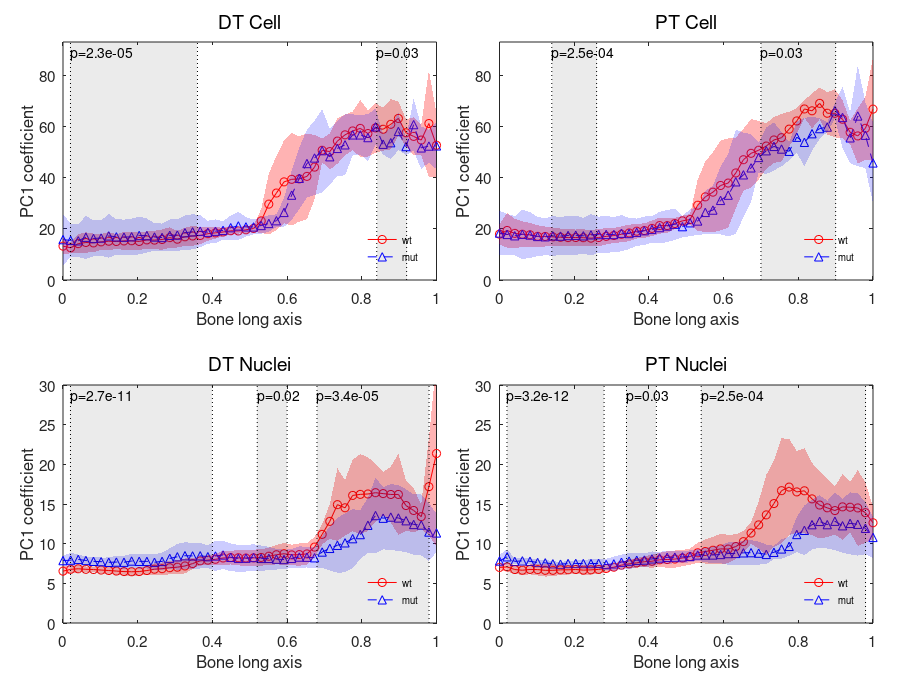
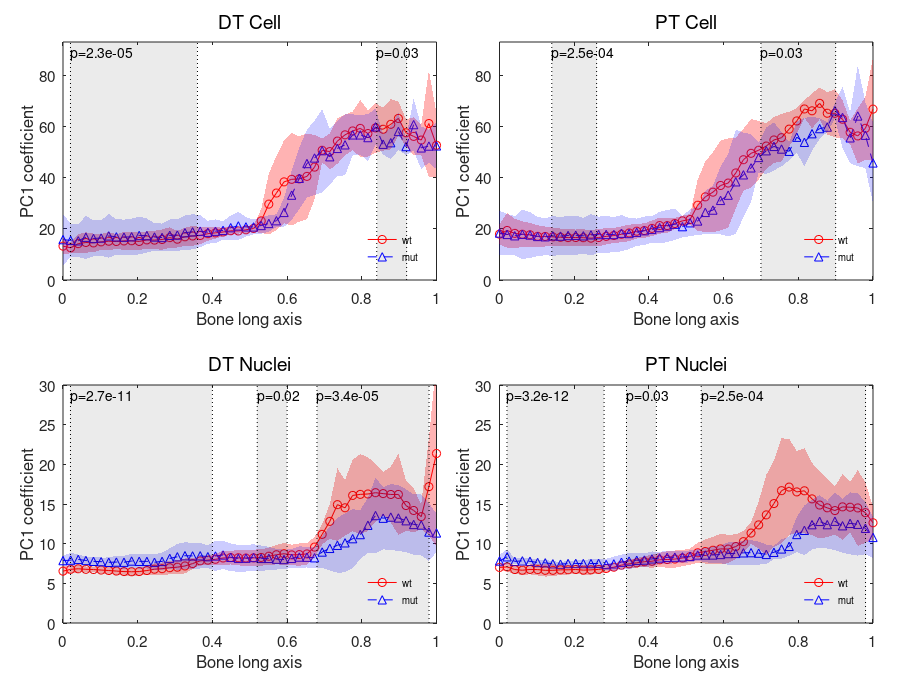

The MATLAB script that drew these images, in order:

clear all 

load('avg_BoneData_lambda1.mat')
           
%celallcolor={'r-','b-','g-','m-','k-'};
mycolor={'r','b','g','m','c'};
lt={'.','*','x','+','s'};


% fcelallcolor={'ro-','bo-','go-','mo-','co-'};
% fnucallcolor={'r^--','b^--','g^--','m^--','c^--'};

fcelallcolor={'ro','bo','go','mo','co'};
fnucallcolor={'r^','b^','g^','m^','c^'};


fcelallcolor={'ro','ro','ro','ro','ro'};
fnucallcolor={'b^','b^','b^','b^','b^'};

  tname{1}={'wt', 'mut'};
  tname{2}={'wt', 'mut'};
  tname{3}={'wt', 'mut'};
  tname{4}={'wt' ,'mut'};
            %tname{3}={'Cell','Nuclei'};
            titlename={'DT Cell', 'PT Cell','DT Nuclei','PT Nuclei'};



profilesize=51;        
myinterval=linspace(0,1,profilesize-1);  
%myinterval=myinterval(1:50);


h1=figure();
XL=0.07;XR=0.03;XGap=0.07;Row=2;
YT=0.06;YB=0.11;YGap=0.15;Col=2;
Width=(1-XL-XR-((Col-1)*XGap))/Col;
Height=(1-YT-YB-((Row-1)*YGap))/Row;
YPos=1-YT-Height; 

set(gcf, 'PaperSize', [9 7]);
set(gcf, 'PaperPosition', [0 0 9 7]);

for i=1:Row
    XPos=XL;
    for j=1:Col
        chro=j+(i-1)*Col;
        if chro<6
            marray=[XPos,YPos,Width,Height];
            subplot('Position',marray);
            bonetype=chro;
            
          

            if chro==1                
                    cel=data{1}.cel;
                    nuc=data{3}.cel;               
            end
            if chro==2   
                    cel=data{2}.cel;
                    nuc=data{4}.cel;
            end
            
            if chro==3              
                    cel=data{1}.nuc;
                    nuc=data{3}.nuc;               
            end
            if chro==4  
                    cel=data{2}.nuc;
                    nuc=data{4}.nuc;
            end
        
%             if chro==3 
%                   cel=data{5}.cel;
%                   nuc=data{5}.nuc; 
%             end

        celavg=mean(cel(1:profilesize-1,:),2);
        nucavg=mean(nuc(1:profilesize-1,:),2);
        
        celstd=(std(cel(1:profilesize-1,:)'))';
        nucstd=(std(nuc(1:profilesize-1,:)'))';
        
        p(1)=plot(myinterval,celavg,strcat(fcelallcolor{bonetype},'-'),'linewidth',0.2);
        legendarray2{1}=tname{bonetype};
        hold on 
      
        p(2)=plot(myinterval,nucavg,strcat(fnucallcolor{bonetype},'--'),'linewidth',0.2);
        legendarray2{2}=tname{bonetype};
        
        index = 1:profilesize-1; min_y1=celavg-celstd; max_y1=celavg+celstd;        
        x=myinterval;stacky2=(min_y1)';stacky1=(max_y1)';
        fillxx=x(index([1:end end:-1:1 1]));fillyy=[stacky1(index) stacky2(index(end:-1:1)) stacky1(1)];
        h=fill(fillxx,fillyy,'r','EdgeColor','none','facealpha',0.3);

        min_y2=nucavg-nucstd; max_y2=nucavg+nucstd;  
        stacky2=(min_y2)';stacky1=(max_y2)';
        fillxx=x(index([1:end end:-1:1 1]));fillyy=[stacky1(index) stacky2(index(end:-1:1)) stacky1(1)];
        h=fill(fillxx,fillyy,'b','EdgeColor','none','facealpha',0.2);

              
    
        
%         index=1:15;
%         [f,~]=fit(myinterval(index)',nucavg(index),g,'startpoint',[0.5,1,0.3,1000]);
%         plot(myinterval(index),f(myinterval(index)),strcat(mycolor{bonetype},'--'))
%         
%         [f,~]=fit(myinterval(index)',celavg(index),g,'startpoint',[0.1,1,0.3,1000]);
%         plot(myinterval(index),f(myinterval(index)),strcat(mycolor{bonetype},'-'))
        
%         index=21:39;
%         [f,~]=fit(myinterval(index)',nucavg(index),g,'startpoint',[10,5,100,1000])
%         plot(myinterval(index),f(myinterval(index)),'b.-')

            set(gca,'fontsize',11);
            if chro>2
                gap=[0,30];
               axis([0,1,gap(1), gap(2)]);
            elseif chro<=2
                gap=[0,93];
                axis([0,1,gap(1), gap(2)]);
            else
                axis([0,1,0.6,1])           
            end
            title(titlename{bonetype},'fontweight','normal','fontsize',14)
            
%             
%               
%                      ind=1:20;
%               [h,pR]=kstest2(celavg(ind),nucavg(ind)); stat= mes(celavg(ind),nucavg(ind),'hedgesg' );
%               text(0.01,0.98,strcat('p=',sprintf('%0.1e',pR)));
%               text(0.01,0.98-0.1*diff(gap),strcat('g=',sprintf('%0.3f',abs(stat.hedgesg))));
%               
%               ind2=21:34;
%               [h,pP]=kstest2(celavg(ind2),nucavg(ind2)); stat= mes(celavg(ind2),nucavg(ind2),'hedgesg' );
%               text(ind2(1)/50,0.98,strcat('p=',sprintf('%0.3f',pP)));
%               text(ind2(1)/50,0.98-0.1*diff(gap),strcat('g=',sprintf('%0.3f',abs(stat.hedgesg))));
%               
%               ind3=35:49;
%               [h,pH]=kstest2(celavg(ind3),nucavg(ind3));stat= mes(celavg(ind3),nucavg(ind3),'hedgesg' );
%               text(ind3(1)/50,0.98,strcat('p=',sprintf('%0.1e',pH)));
%               text(ind3(1)/50,0.98-0.1*diff(gap),strcat('g=',sprintf('%0.3f',abs(stat.hedgesg))));
% 
%               plot([ind2(1)/50,ind2(1)/50],[0,11],'k--');
%               plot([ind3(1)/50,ind3(1)/50],[0,11],'k--');
%                  
    
                  significant=[];
              for ii=1:45
                  ind2=ii:ii+4;
                  [h,pP]=ttest2(celavg(ind2),nucavg(ind2));
                  ankit(ii)=pP;
                  if pP<0.045
                      significant=[significant,ii];
                  end
              end    
              
              boundary=[significant(1)];
              for ii=2:length(significant)
                  if significant(ii)-significant(ii-1)~=1
                      boundary=[boundary,significant(ii-1),significant(ii)];
                  end
              end
              boundary=[boundary,significant(end)+4];
              
              value=0.95*gap(2);
              for ii=1:2:length(boundary)
                  %disp('bone');
                  ind2=boundary(ii):boundary(ii+1);
                  if length(ind2)>3
              [h,pR]=ttest2(celavg(ind2),nucavg(ind2)); %stat= mes(celavg(ind2),nucavg(ind2),'hedgesg' );
              if pR<0.001
                  text(ind2(1)/50,value,strcat('p=',sprintf('%0.1e',pR)));
              else
                  text(ind2(1)/50,value,strcat('p=',sprintf('%0.2f',pR)));
              end
              
              [ind2(1), ind2(end), pR];

              %text(ind2(1)/50,value-0.09*diff(gap),strcat('g=',sprintf('%0.2f',abs(stat.hedgesg))));
              plot([ind2(1)/50,ind2(1)/50],[0,110],'k:','linewidth',0.5);
              plot([ind2(end)/50,ind2(end)/50],[0,110],'k:','linewidth',0.5);
              %[ind2(1)/50,ind2(end)/50]
              %rectangle('Position',[ind2(1)/50,0, (ind2(end)-ind2(1))/50, 11 ],'FaceColor',[0 .5 .5],'EdgeColor','none','LineWidth',0.1,'facealpha',0.02);
              
              x=[ind2(1)/50,ind2(end)/50];index=[1,2];stacky1=[0,0];stacky2=[110,110];
              fillxx=x(index([1:end end:-1:1 1]));fillyy=[stacky1(index) stacky2(index(end:-1:1)) stacky1(1)];
              h=fill(fillxx,fillyy,'k','EdgeColor','none','facealpha',0.08);
     
                  end
              end
              
            
          

            ylabel('PC1 coefficient');
            xlabel('Bone long axis')
            legend(p,tname{bonetype},'location','southeast','fontsize',7);
            legend 'boxoff'; 
            %legend(q,legendarray,'location','northwest','fontsize',7);

        
    
      end
	XPos=XPos+Width+XGap;
    end
    YPos=YPos-YGap-Height;
end




saveas(h1,['LambdaCoeff_AverageProfile_1']);
saveas(h1,['LambdaCoeff_AverageProfile_1.png']);

% saveas(h1,['IndividualProfileSurfaceArea']);
% saveas(h1,['IndividualProfileSurfaceArea.png']);



